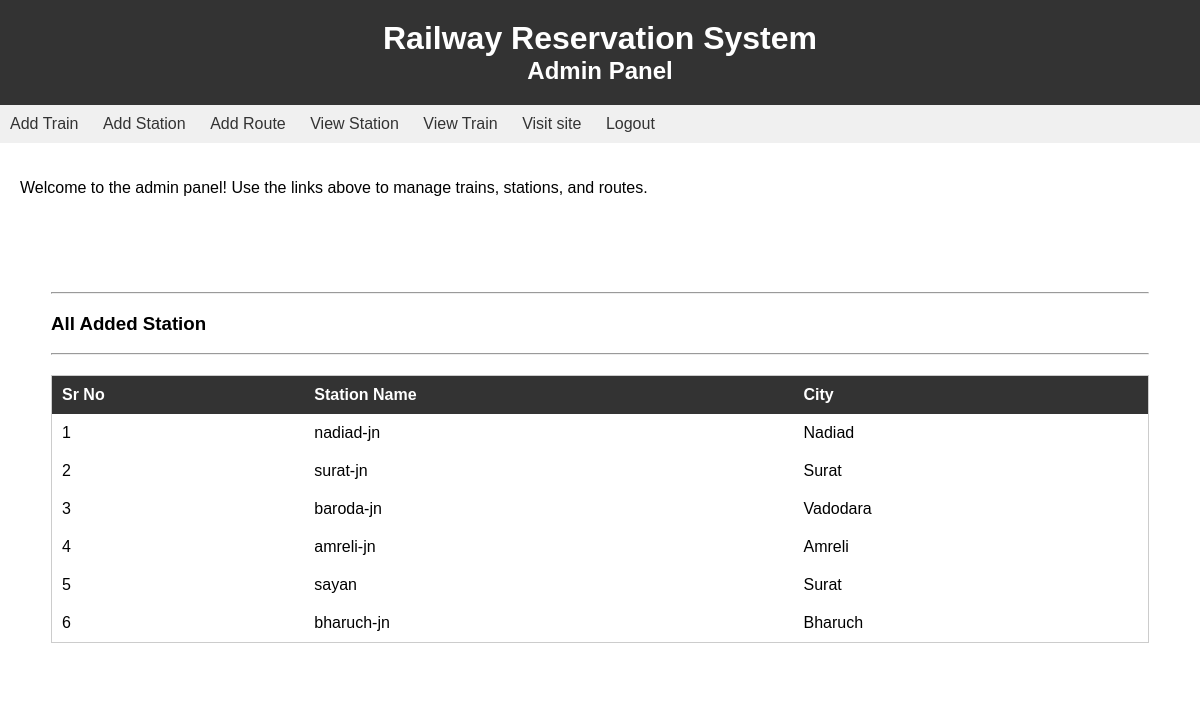
/view_station (signed in), run on the app's committed database.
### railway/models.py (models this page shows)
class Station(models.Model):
    station_name = models.CharField(max_length=100,null = True)
    station_city = models.CharField(max_length = 100,null = True)

### railway/views.py (the view)
# urls.py: path('view_station',views.view_station,name="view_station"),
def view_station(request):
    if not request.user.is_authenticated:
        return render(request,"login-register.html")
    data=Station.objects.all()
    d={"data":data}
    return render(request,"view_station.html",d)

### templates/view_station.html
{% extends 'admin_nav.html' %}
{% load static %}
{% block design %}
<link rel="stylesheet" href="{% static 'css/view_station.css' %}">
{%endblock%}
{% block content %}
<div style="color:Black;border:1px solid white;border-radius:8px;background-color:white;padding:50px">
    <hr>
    <h3><strong>All Added Station</strong></h3>
    <hr>
    <div class="station_container">
        <table class="noteCard table table-bordered" id="myTable">
            <thead style="color:white;background-color:#333">
                <tr>
                    <th>Sr No</th>
                    <th>Station Name</th>
                    <th>City</th>
                </tr>
            </thead>
            <tbody>
                {% for i in data %}
                <tr>
                    <td>{{forloop.counter}}</td>
                    <td>{{i.station_name}}</td>
                    <td>{{i.station_city}}</td>
                </tr>
                {% endfor %}
            </tbody>
        </table>
    </div>
</div>
{%endblock%}

### static/css/admin_nav.css (style rules this page uses)
body { font-family: sans-serif; margin: 0; padding: 0; }

### static/css/view_station.css (style rules this page uses)
table { width: 100%; border-collapse: collapse; }
thead th { background-color: #333; color: white; padding: 10px; text-align: left; }
tbody td { padding: 10px; }
.station_container { margin-top: 20px; }
.noteCard { background-color: white; border: 1px solid #ccc; border-radius: 8px; padding: 20px; }

### data on the page
Station: station_name "nadiad-jn", station_city "Nadiad"
Station: station_name "surat-jn", station_city "Surat"
Station: station_name "baroda-jn", station_city "Vadodara"
Station: station_name "amreli-jn", station_city "Amreli"
Station: station_name "sayan", station_city "Surat"
Station: station_name "bharuch-jn", station_city "Bharuch"
